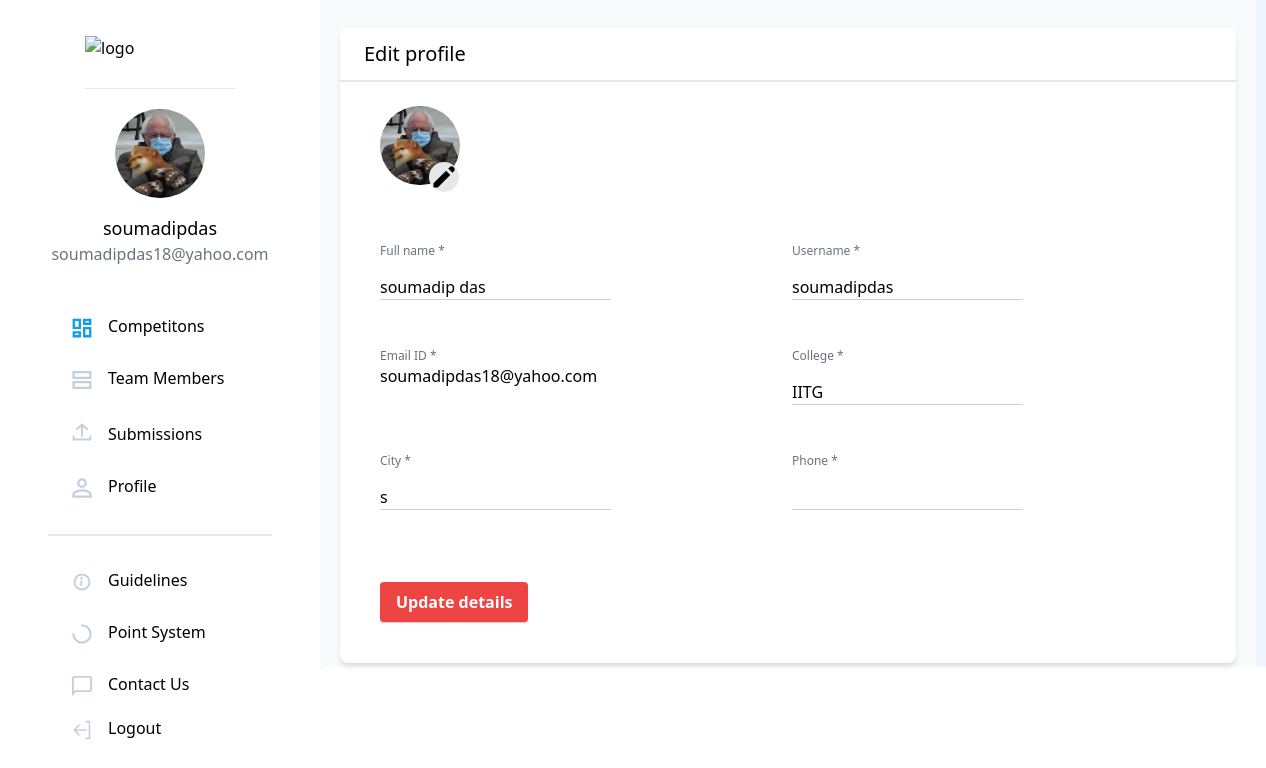
Page /auth/profile/ (signed in) on the earlier database version.
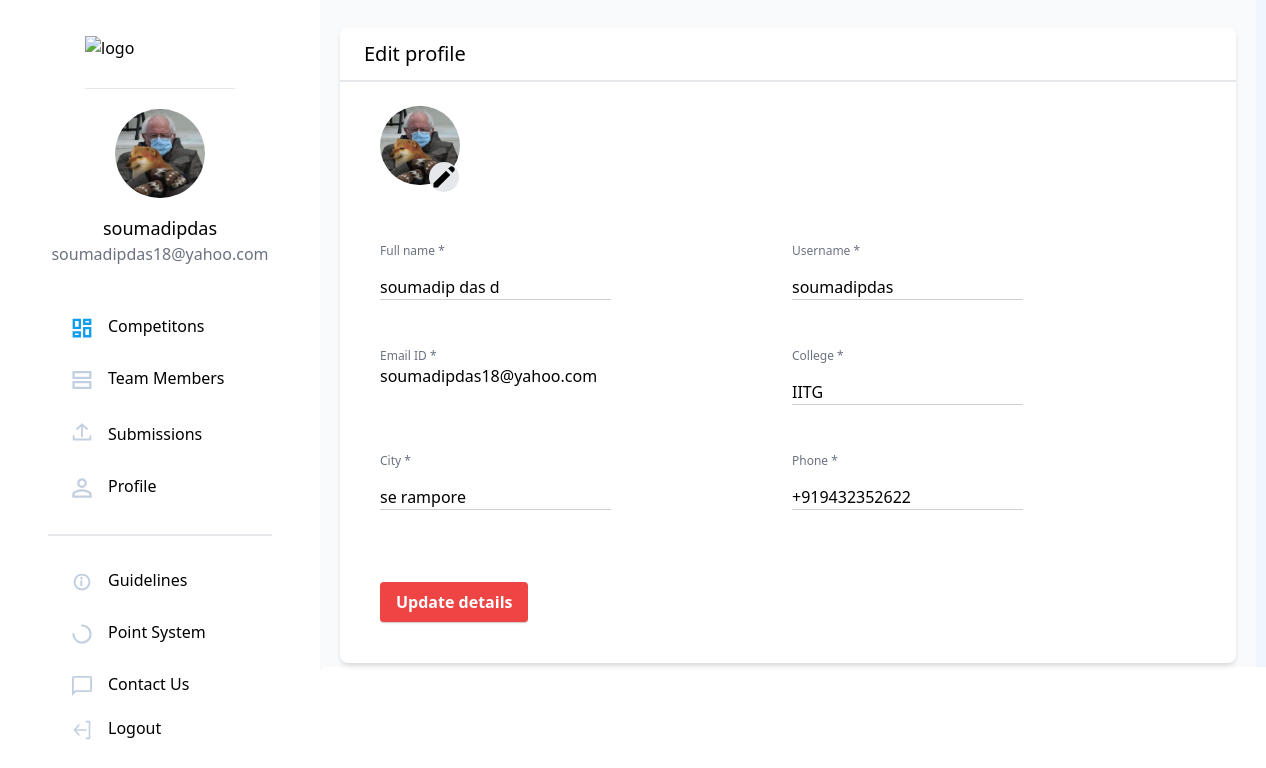
Same page on the later database version.
### authentication/models.py (models this page shows, shortened)
class NewUser(AbstractBaseUser, PermissionsMixin):
    id = models.SlugField(primary_key=True, default=uuid.uuid4)
    img = models.ImageField(upload_to="image_uploads/userdp/",
                            default='user-default.png')
    email = models.EmailField(_('email address'), unique=True)
    username = models.CharField(max_length=150, unique=True)
    collegename = models.CharField(max_length=150, unique=False)
    city = models.CharField(max_length=150, unique=False)
    fullname = models.CharField(max_length=150, blank=True)
    phone = PhoneNumberField(unique=False, blank=True)
    date_joined = models.DateTimeField(default=timezone.now)
    provider = models.CharField(max_length=200, unique=False, default="email")
    about = models.TextField(_('about'), max_length=500, blank=True)
    is_staff = models.BooleanField(default=False)
    is_active = models.BooleanField(default=True)
    objects = CustomAccountManager()
    USERNAME_FIELD = 'email'
    REQUIRED_FIELDS = ['username']

### authentication/views.py (the view)
# urls.py: path('profile/', views.profile, name='profile'),
@login_required(login_url='login')
def profile(request):
    if request.method == 'POST':
        u_form = UserUpdateForm(
            request.POST, request.FILES, instance=request.user)
        if u_form.is_valid():
            u_form.save()
            messages.success(request, f'Your Profile has been updated!')
            return redirect('profile')
        print(u_form.errors)
    else:
        u_form = UserUpdateForm(instance=request.user)
    return render(request, 'authentication/profile.html', {'heading': 'Profile', 'form': u_form,})

### authentication/forms.py
class UserUpdateForm(forms.ModelForm):
    phone = PhoneNumberField(widget=forms.TextInput(
    ), label="Phone number (e.g. +12125552368)", required=False)
    class Meta:
        model = User
        fields = ['img', 'fullname',
                  'username',
                  'phone',
                  'collegename',
                  'city'
                  ]

### templates/authentication/profile.html (shortened to what the changed rows need)
{% extends '../basictailwind.html'%}
{% block body %}
<body>
	<div class="bg-blue-50 flex">
		{% include "../navbar.html" %}
		<div class="flex">
			<div class="flex-grow">
				<div class="bg-white flex bg-gray-50 flex-grow">
                    <div class="mx-4 flex-grow">
                        <br>
                        <div class="flex m-1">
                            <div class=" bg-white max-w-4xl rounded-lg w-screen shadow-md">
                                <div >
                                    <br>
                                    <div class="mx-10">
                                        <div class="container">
                                            <img src="{{request.user.img.url}}" width="80px" id="dp-set"class="justify-self-start"
                                                alt="profile pic" border="0" class="mx-auto" style="border-radius:9999px;" />
                                            <button class="mx-6 bg-gray-200 rounded-full border-black" onclick="dpupload()" style = "transform:translate(30px,-18px) scale(1.5,1.5)">
                                                <svg xmlns="http://www.w3.org/2000/svg" class="h-5 w-5" viewBox="0 0 20 20"
                                                    fill="currentColor">
                                                    <path
                                                        d="M13.586 3.586a2 2 0 112.828 2.828l-.793.793-2.828-2.828.793-.793zM11.379 5.793L3 14.172V17h2.828l8.38-8.379-2.83-2.828z" />
                                                </svg>
                                            </button>
                                        </div>
                                        <form method="POST" enctype="multipart/form-data" class="grid grid-cols-2 gap-2 place-content-end md:place-content-center">{% csrf_token %}
                                        <br>
                                            <div>
                                                <div class="font-medium text-xs text-gray-500 text-left">Full name *</div>
                                                {{ form.fullname }}
                                            </div>
                                            <div>
                                                <div class="font-medium text-xs text-gray-500 text-left ">Username *</div>
                                                {{ form.username }}
                                            </div>
                                            <div>
                                                <div class="pt-6 font-medium text-xs text-gray-500 text-left">Email ID *</div>
                                                {{ request.user.email }}
                                            </div>
                                            <div>
                                                <div class="pt-6 font-medium text-xs text-gray-500 text-left">College *</div>
                                                {{ form.collegename }}
                                            </div>
                                            <div>
                                                <div class="pt-6 font-medium text-xs text-gray-500 text-left">City *</div>
                                                {{ form.city }}
                                            </div>
                                            <div>
                                                <div class="pt-6 font-medium text-xs text-gray-500 text-left">Phone *</div>
                                                {{  form.phone }}
                                            </div>
                                            <ul class="errorlist" style="color:red">
                                            </ul><br>
                                            <div class="submit">
                                                <input type="submit"
                                                    class="bg-red-500 hover:bg-red-700 text-white inline-block py-2 px-4 rounded shadow-sm font-semibold text-base" value="Update details" />
                                            </div>
                                        </form>
                                        <br>
                                    </div>
                                </div>
                            </div>
                            </div>
                        </div>
                    </div>
	</div>
</body>
{% endblock %}

### templates/navbar.html (shortened to what this page needs)
  <nav class="w-80 hidden sm:block bg-white rounded shadow-md">
    <div class="w-80 h-screen flex flex-col justify-center bg-white border-gray-400 px-12 fixed float-left">
      <a href="#"><img src="https://i.ibb.co/28C2v0b/image.png" class="mt-24 mx-auto pb-3 border-b" width="150px" height="40px" alt="logo" border="0" /></a>
      <div class="flex flex-col justify-center my-5">
        <img src="{{request.user.img.url}}" width="90px" alt="profile pic" border="0"
                class="mx-auto rounded-full" />
        <div class="pt-4 font-medium text-lg text-center">{{request.user.username}}</div>
        <div class="text-gray-500 text-base font-normal text-center">{{request.user.email}}</div>
      </div>
      <div class="pt-2 mt-2 mb-28 flex flex-col justify-center">
        <a href="{%url 'showallcompetitions'%}"><div class="rounded-full flex flex-nowrap my-2 py-2 pl-6 w-60 hover:border-0 hover:bg-gray-100">
          <svg width="20" height="20" viewBox="0 0 24 24" fill="none" xmlns="http://www.w3.org/2000/svg">
            <path d="M9.35 11.85H2.15V2.15H9.35V11.85ZM9.35 21.85H2.15V17.15H9.35V21.85ZM21.85 21.85H14.65V12.15H21.85V21.85ZM14.65 6.85V2.15H21.85V6.85H14.65Z" stroke="#109CF1" stroke-width="2.8" />
          </svg>
          <p class="pl-4 -mt-1">Competitons</p>
        </div></a>
        <a href="{%url 'team'%}"><div class="rounded-full flex flex-nowrap my-2 py-2 w-60 pl-6 hover:border-0 hover:bg-gray-100">
          <svg width="20" height="20" viewBox="0 0 25 24" fill="none" xmlns="http://www.w3.org/2000/svg">
            <path d="M1.9 9.35V2.15H22.85V9.35H1.9ZM1.9 21.85V14.65H22.85V21.85H1.9Z" stroke="#C2CFE0" stroke-width="2.8" />
          </svg>
          <p class="pl-4 -mt-1">Team Members</p>
        </div></a>
        <a href="{%url 'showallcompetitions'%}"><div class="rounded-full flex flex-nowrap my-2 py-2 w-60 pl-6 hover:border-0 hover:bg-gray-100">
          <p class="pl-4">Submissions</p>
        </div></a>
        <div class="rounded-full flex flex-nowrap my-2 py-2 w-60 pl-6 hover:border-0 hover:bg-gray-100 mb-3">
          <p class="pl-4 -mt-1">Profile</p>
        </div>
        <hr class="my-4 border bg-gray-200" />
        <div class="rounded-full flex flex-nowrap my-2 py-2 w-60 pl-6 hover:border-0 hover:bg-gray-100 mt-3">
          <p class="pl-4 -mt-1">Guidelines</p>
        </div>
        <div class="rounded-full flex flex-nowrap my-2 py-2 w-60 pl-6 hover:border-0 hover:bg-gray-100">
          <p class="pl-4 -mt-1">Point System</p>
        </div>
        <div class="rounded-full flex flex-nowrap my-2 py-2 w-60 pl-6 hover:border-0 hover:bg-gray-100">
          <p class="pl-4 -mt-1">Contact Us</p>
        </div>
        <div class="rounded-full flex flex-nowrap py-2 pl-6 w-60 hover:border-0 hover:bg-gray-100">
          <p class="pl-4 -mt-1">Logout</p>
        </div>
      </div>
    </div>
  </nav>

Differences in the rows shown:
changed NewUser "soumadipdas": fullname "soumadip das" → "soumadip das d"; city "s" → "se rampore"; phone (not shown) → "+919432352622"
